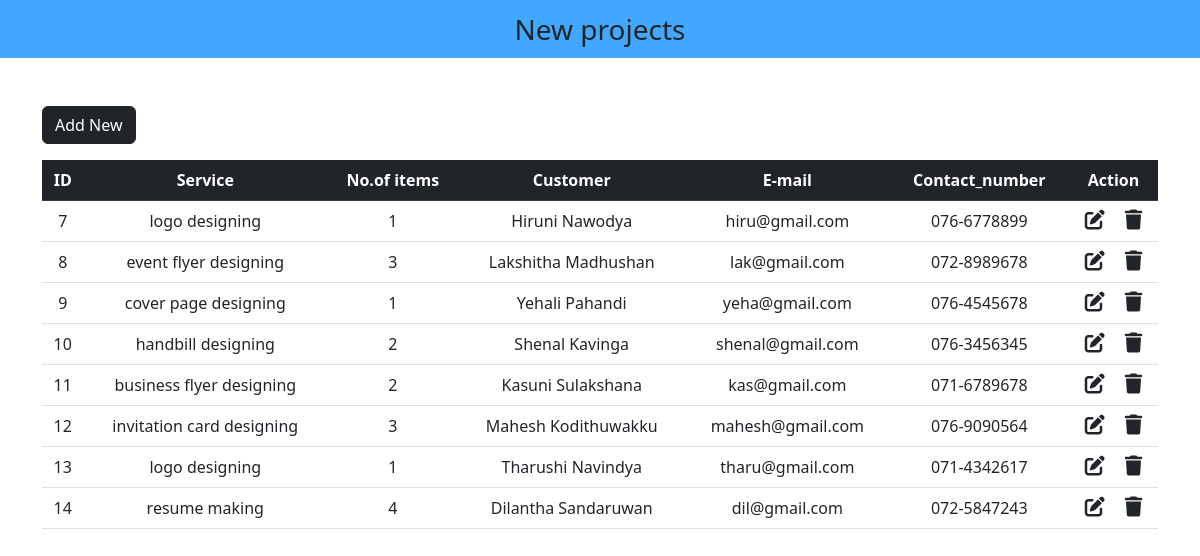
The app's page /index2.php with its own data.
### tables this page shows
CREATE TABLE `new_projects` (
  `id` int(255) NOT NULL,
  `service_name` varchar(255) NOT NULL,
  `no_of_items` int(255) NOT NULL,
  `customer_name` varchar(255) NOT NULL,
  `email` varchar(255) NOT NULL,
  `contact_number` varchar(255) NOT NULL
);

### index2.php (the view, shortened to what this page needs)
<?php
include "db_conn.php";
?>
<!DOCTYPE html>
<html lang="en">
<head>
  <link href="https://cdn.jsdelivr.net/npm/bootstrap@5.2.3/dist/css/bootstrap.min.css" rel="stylesheet">
  <link rel="stylesheet" href="https://cdnjs.cloudflare.com/ajax/libs/font-awesome/6.4.0/css/all.min.css" />
</head>
<body>
  <nav class="navbar navbar-light justify-content-center fs-3 mb-5" style="background-color: #42a7ff;">
    New projects
  </nav>
  <div class="container">
    <a href="http://localhost/Portfolio/add-new2.php" class="btn btn-dark mb-3">Add New</a>
    <table class="table table-hover text-center">
      <thead class="table-dark">
        <tr>
          <th scope="col">ID</th>
          <th scope="col">Service</th>
          <th scope="col">No.of items</th>
          <th scope="col">Customer</th>
          <th scope="col">E-mail</th>
          <th scope="col">Contact_number</th>
          <th scope="col">Action</th>
        </tr>
      </thead>
      <tbody>
        <?php
        $sql = "SELECT * FROM `new_projects`";
        $result = mysqli_query($conn, $sql);
        while ($row = mysqli_fetch_assoc($result)) {
        ?>
          <tr>
            <td><?php echo $row["id"] ?></td>
            <td><?php echo $row["service_name"] ?></td>
            <td><?php echo $row["no_of_items"] ?></td>
            <td><?php echo $row["customer_name"] ?></td>
            <td><?php echo $row["email"] ?></td>
            <td><?php echo $row["contact_number"] ?></td>
            <td>
              <a href="edit1.php?id=<?php echo $row["id"] ?>" class="link-dark"><i class="fa-solid fa-pen-to-square fs-5 me-3"></i></a>
              <a href="delete1.php?id=<?php echo $row["id"] ?>" class="link-dark"><i class="fa-solid fa-trash fs-5"></i></a>
            </td>
          </tr>
        <?php
        }
        ?>
      </tbody>
    </table>
  </div>
</body>
</html>

### records on screen
new_projects: id "7", service_name "logo designing", no_of_items "1", customer_name "Hiruni Nawodya", email "hiru@gmail.com", contact_number "076-6778899"
new_projects: id "8", service_name "event flyer designing", no_of_items "3", customer_name "Lakshitha Madhushan", email "lak@gmail.com", contact_number "072-8989678"
new_projects: id "9", service_name "cover page designing", no_of_items "1", customer_name "Yehali Pahandi", email "yeha@gmail.com", contact_number "076-4545678"
new_projects: id "10", service_name "handbill designing", no_of_items "2", customer_name "Shenal Kavinga", email "shenal@gmail.com", contact_number "076-3456345"
new_projects: id "11", service_name "business flyer designing", no_of_items "2", customer_name "Kasuni Sulakshana", email "kas@gmail.com", contact_number "071-6789678"
new_projects: id "12", service_name "invitation card designing", no_of_items "3", customer_name "Mahesh Kodithuwakku", email "mahesh@gmail.com", contact_number "076-9090564"
new_projects: id "13", service_name "logo designing", no_of_items "1", customer_name "Tharushi Navindya", email "tharu@gmail.com", contact_number "071-4342617"
new_projects: id "14", service_name "resume making", no_of_items "4", customer_name "Dilantha Sandaruwan", email "dil@gmail.com", contact_number "072-5847243"
